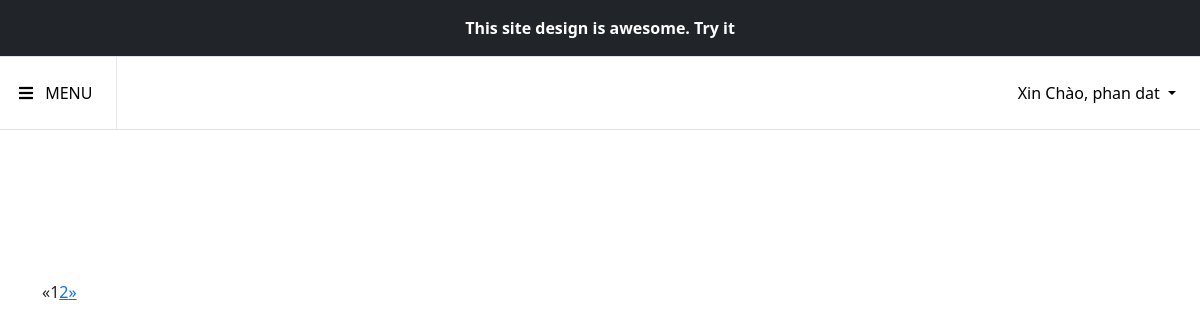
/mypost/ (signed in), run on an earlier commit of the app's database.
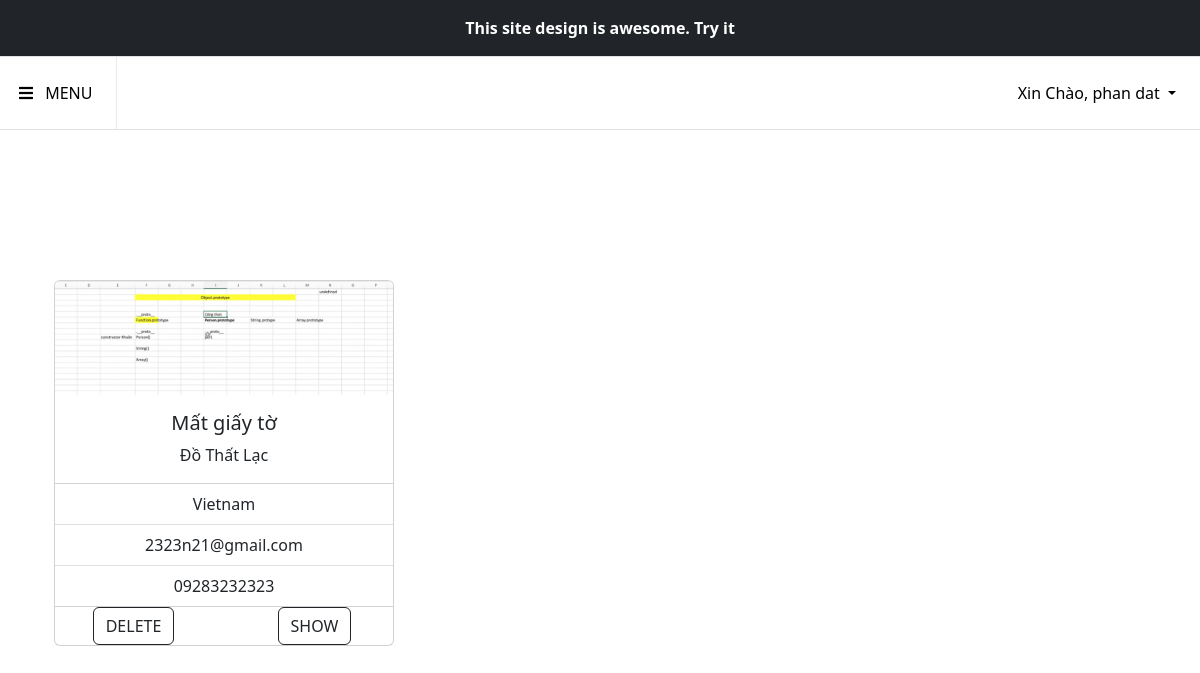
And on a later commit of the database.
### home/models.py (models this page shows, shortened)
class mypost(models.Model):
    user = models.TextField(null=True)
    title = models.TextField(max_length=1000)
    type = models.TextField()
    object = models.TextField()
    descrip = models.TextField(max_length=10000000)
    address = models.TextField()     #country
    city = models.TextField(null=True)
    district = models.TextField(null=True)
    name = models.TextField(max_length=1000)
    pnum = models.IntegerField(null=True, blank=True)
    email = models.TextField(max_length=1000)
    images = models.ImageField(null=True ,blank=True , upload_to='images/')

### home/views.py (the view)
# urls.py: path('mypost/' , home.get_my_post, name="mypost"),
def get_my_post(request):
    if request.method == "GET":
        onedata = mypost.objects.filter().order_by('-pk')
        page = request.GET.get('page', 1)
        context = {
            'post':onedata
        }
        paging = Paginator(onedata, per_page=6)
        try:
            post = paging.page(page)
        except PageNotAnInteger:
            post = paging.page(1)
        except EmptyPage:
            post = paging.page(paging.num_pages)
    return render(request, 'mypost.html', {'post':post})

### home/Templates/mypost.html (shortened to what this page needs)
{% load static %}
<!DOCTYPE html>
<html>
    <head>
         <link rel="stylesheet" type"text/css" href="{% static 'css/mypost/mypost.css' %}">
         <link rel="stylesheet" href="https://cdn.jsdelivr.net/npm/bootstrap-icons@1.9.1/font/bootstrap-icons.css">
         <link href="https://cdn.jsdelivr.net/npm/bootstrap@5.2.1/dist/css/bootstrap.min.css" rel="stylesheet">
    </head>
    <body>
      {% include 'header.html' %}
        {% block content %}
        <div class="body text-center container">
            <div class="row container">
              {% for x in post %}
                {% if x.user == user.username %}
                <div class="col-sm-4">
                  <div class="card mb-3"  >
                    <img src={{x.images.url}} class="card-img-top" alt="Image Not Found">
                    <div class="card-body">
                      <h5 class="card-title">{{x.title}}</h5>
                      <p class="card-text"> {{x.type}}</p>
                    </div>
                    <ul class="list-group list-group-flush">
                      <li class="list-group-item">{{x.address}}</li>
                      <li class="list-group-item">{{x.email}}</li>
                      <li class="list-group-item">0{{x.pnum}}</li>
                    </ul>
                    <div class="row">
                    <a class="col" style="text-decoration:none; color:black" href="{% url "delete_post" x.id %}">     <button type="button" class="btn btn-outline-dark">DELETE</button> </a>
                    <a class="col" style="text-decoration:none; color:black" href="{% url "show_post" x.id %}"> <button type="button" class="btn btn-outline-dark">SHOW</button> </a>
                  </div>
                  </div>
                </div>
                  {% endif %}
                {% endfor %}
              </div>
              {% if post.has_other_pages %}
            <ul class="pagination">
            {% if post.has_previous %}
          <li><a href="?page={{ post.previous_page_number }}">&laquo;</a></li>
          {% else %}
        <li class="disabled"><span>&laquo;</span></li>
            {% endif %}
          {% for i in post.paginator.page_range %}
            {% if post.number == i %}
            <li class="active"><span>{{ i }} <span class="sr-only">(current)</span></span></li>
            {% else %}
            <li><a href="?page={{ i }}">{{ i }}</a></li>
            {% endif %}
            {% endfor %}
            {% if post.has_next %}
      <li><a href="?page={{ post.next_page_number }}">&raquo;</a></li>
    {% else %}
      <li class="disabled"><span>&raquo;</span></li>
    {% endif %}
  </ul>
{% endif %}
              {%endblock%}
    </body>
</html>

What changed in the data, as far as the page shows it:
added mypost: images (picture), title "Mất giấy tờ", type "Đồ Thất Lạc", address "Vietnam", email "2323n21@gmail.com", pnum "9283232323"
Also different on the page:
list line gone: "1"
list line gone: "2"
